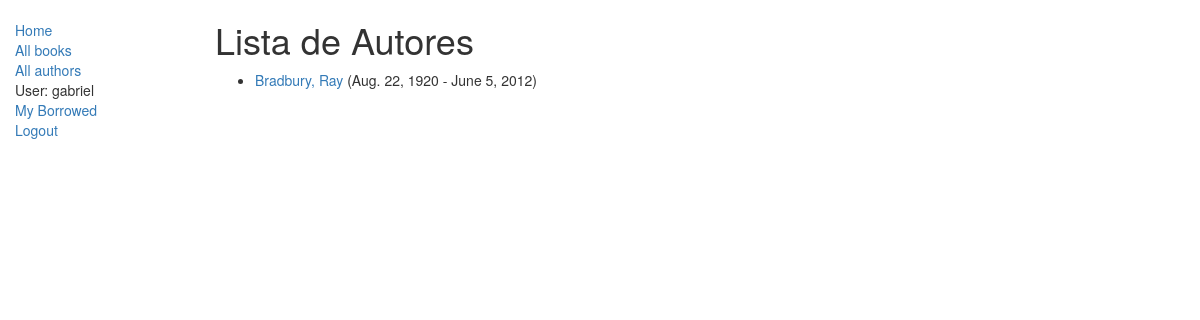
The app's page /catalog/authors/ (signed in) with its own data.
### catalog/models.py (models this page shows, shortened)
class Author(models.Model):
    first_name = models.CharField(max_length=100)
    last_name = models.CharField(max_length=100)
    date_of_birth = models.DateField(null=True, blank=True)
    date_of_death = models.DateField('Died', null=True, blank=True)
    def get_absolute_url(self):
        return reverse('author-detail', args=[str(self.id)])

### catalog/views.py (the view)
class AuthorListView(LoginRequiredMixin,generic.ListView):
    model = Author
    paginate_by = 10

### catalog/templates/catalog/author_list.html
{% extends "base_generic.html" %}
{% block content %}
    <h1>Lista de Autores</h1>
    {% if author_list %}
    <ul>
      {% for author in author_list %}
      <li>
        <a href="{{ author.get_absolute_url }}">{{ author.last_name }}, {{ author.first_name }}</a> ({{author.date_of_birth}} - {{author.date_of_death}})
      </li>
      {% endfor %}
    </ul>
    {% else %}
      <p>There are no books in the library.</p>
    {% endif %}
{% endblock %}

### catalog/templates/base_generic.html (shortened to what this page needs)
<!DOCTYPE html>
<html lang="en">
<head>
  <link rel="stylesheet" href="https://maxcdn.bootstrapcdn.com/bootstrap/3.3.7/css/bootstrap.min.css">
  {% load static %}
  <link rel="stylesheet" href="{% static 'css/styles.css' %}">
</head>
<body>
  <div class="container-fluid">
    <div class="row">
      <div class="col-sm-2">
      {% block sidebar %}
      <ul class="sidebar-nav">
          <li><a href="{% url 'index' %}">Home</a></li>
          <li><a href="{% url 'books' %}">All books</a></li>
          <li><a href="{% url 'authors' %}">All authors</a></li>
          {% if user.is_authenticated %}
            <li>User: {{ user.get_username }}</li>
            <li><a href="{% url 'my-borrowed' %}">My Borrowed</a></li>
            <li><a href="{% url 'logout'%}?next={{request.path}}">Logout</a></li>
          {% else %}
              <li><a href="{% url 'login'%}?next={{request.path}}">Login</a></li>
          {% endif %}
      </ul>
          {% endblock %}
      </div>
      <div class="col-sm-10 ">
      {% block content %}{% endblock %}
      </div>
    </div>
  </div>
</body>
</html>

### catalog/static/css/styles.css (style rules this page uses)
.sidebar-nav { margin-top: 20px; padding: 0; list-style: none; }

### records on screen
Author: last_name "Bradbury", first_name "Ray", date_of_birth "Aug. 22, 1920", date_of_death "June 5, 2012"

### other values on screen
{{ user.get_username }} "gabriel"
